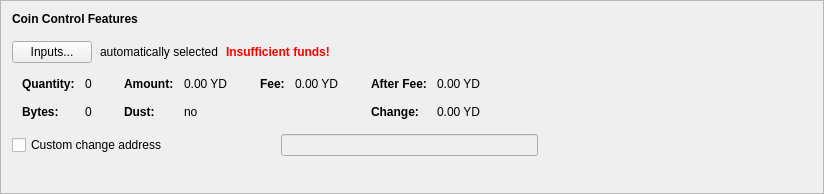
      <widget class="QFrame" name="frameCoinControl">
       <property name="sizePolicy">
        <sizepolicy hsizetype="Preferred" vsizetype="Fixed">
         <horstretch>0</horstretch>
         <verstretch>0</verstretch>
        </sizepolicy>
       </property>
       <property name="minimumSize">
        <size>
         <width>600</width>
         <height>194</height>
        </size>
       </property>
       <property name="frameShape">
        <enum>QFrame::StyledPanel</enum>
       </property>
       <property name="frameShadow">
        <enum>QFrame::Raised</enum>
       </property>
       <layout class="QVBoxLayout" name="verticalLayout_4">
        <item>
         <layout class="QVBoxLayout" name="verticalLayoutCoinControl" stretch="0,0,0,0,0">
          <property name="spacing">
           <number>0</number>
          </property>
          <property name="sizeConstraint">
           <enum>QLayout::SetDefaultConstraint</enum>
          </property>
          <property name="leftMargin">
           <number>0</number>
          </property>
          <property name="topMargin">
           <number>0</number>
          </property>
          <item>
           <layout class="QHBoxLayout" name="horizontalLayoutCoinControl1">
            <property name="bottomMargin">
             <number>15</number>
            </property>
            <item>
             <widget class="QLabel" name="labelCoinControlFeatures">
              <property name="sizePolicy">
               <sizepolicy hsizetype="Preferred" vsizetype="Maximum">
                <horstretch>0</horstretch>
                <verstretch>0</verstretch>
               </sizepolicy>
              </property>
              <property name="font">
               <font>
                <weight>75</weight>
                <bold>true</bold>
               </font>
              </property>
              <property name="styleSheet">
               <string notr="true">font-weight:bold;</string>
              </property>
              <property name="text">
               <string>Coin Control Features</string>
              </property>
             </widget>
            </item>
           </layout>
          </item>
          <item>
           <layout class="QHBoxLayout" name="horizontalLayoutCoinControl2" stretch="0,0,0,0">
            <property name="spacing">
             <number>8</number>
            </property>
            <property name="bottomMargin">
             <number>10</number>
            </property>
            <item>
             <widget class="QPushButton" name="pushButtonCoinControl">
              <property name="styleSheet">
               <string notr="true"/>
              </property>
              <property name="text">
               <string>Inputs...</string>
              </property>
              <property name="autoDefault">
               <bool>false</bool>
              </property>
             </widget>
            </item>
            <item>
             <widget class="QLabel" name="labelCoinControlAutomaticallySelected">
              <property name="text">
               <string>automatically selected</string>
              </property>
              <property name="margin">
               <number>5</number>
              </property>
             </widget>
            </item>
            <item>
             <widget class="QLabel" name="labelCoinControlInsuffFunds">
              <property name="font">
               <font>
                <weight>75</weight>
                <bold>true</bold>
               </font>
              </property>
              <property name="styleSheet">
               <string notr="true">color:red;font-weight:bold;</string>
              </property>
              <property name="text">
               <string>Insufficient funds!</string>
              </property>
              <property name="margin">
               <number>5</number>
              </property>
             </widget>
            </item>
            <item>
             <spacer name="horizontalSpacerCoinControl">
              <property name="orientation">
               <enum>Qt::Horizontal</enum>
              </property>
              <property name="sizeHint" stdset="0">
               <size>
                <width>40</width>
                <height>1</height>
               </size>
              </property>
             </spacer>
            </item>
           </layout>
          </item>
          <item>
           <widget class="QWidget" name="widgetCoinControl" native="true">
            <property name="sizePolicy">
             <sizepolicy hsizetype="Preferred" vsizetype="Preferred">
              <horstretch>0</horstretch>
              <verstretch>0</verstretch>
             </sizepolicy>
            </property>
            <property name="minimumSize">
             <size>
              <width>0</width>
              <height>0</height>
             </size>
            </property>
            <property name="styleSheet">
             <string notr="true"/>
            </property>
            <layout class="QHBoxLayout" name="horizontalLayoutCoinControl5">
             <property name="leftMargin">
              <number>0</number>
             </property>
             <property name="topMargin">
              <number>0</number>
             </property>
             <property name="rightMargin">
              <number>0</number>
             </property>
             <property name="bottomMargin">
              <number>0</number>
             </property>
             <item>
              <layout class="QHBoxLayout" name="horizontalLayoutCoinControl3" stretch="0,0,0,1">
               <property name="spacing">
                <number>20</number>
               </property>
               <property name="topMargin">
                <number>0</number>
               </property>
               <property name="bottomMargin">
                <number>10</number>
               </property>
               <item>
                <layout class="QFormLayout" name="formLayoutCoinControl1">
                 <property name="horizontalSpacing">
                  <number>10</number>
                 </property>
                 <property name="verticalSpacing">
                  <number>14</number>
                 </property>
                 <property name="leftMargin">
                  <number>10</number>
                 </property>
                 <property name="topMargin">
                  <number>4</number>
                 </property>
                 <property name="rightMargin">
                  <number>6</number>
                 </property>
                 <item row="0" column="0">
                  <widget class="QLabel" name="labelCoinControlQuantityText">
                   <property name="font">
                    <font>
                     <weight>75</weight>
                     <bold>true</bold>
                    </font>
                   </property>
                   <property name="text">
                    <string>Quantity:</string>
                   </property>
                   <property name="margin">
                    <number>0</number>
                   </property>
                  </widget>
                 </item>
                 <item row="0" column="1">
                  <widget class="QLabel" name="labelCoinControlQuantity">
                   <property name="cursor">
                    <cursorShape>IBeamCursor</cursorShape>
                   </property>
                   <property name="contextMenuPolicy">
                    <enum>Qt::ActionsContextMenu</enum>
                   </property>
                   <property name="text">
                    <string notr="true">0</string>
                   </property>
                   <property name="margin">
                    <number>0</number>
                   </property>
                   <property name="textInteractionFlags">
                    <set>Qt::LinksAccessibleByMouse|Qt::TextSelectableByKeyboard|Qt::TextSelectableByMouse</set>
                   </property>
                  </widget>
                 </item>
                 <item row="1" column="0">
                  <widget class="QLabel" name="labelCoinControlBytesText">
                   <property name="font">
                    <font>
                     <weight>75</weight>
                     <bold>true</bold>
                    </font>
                   </property>
                   <property name="text">
                    <string>Bytes:</string>
                   </property>
                  </widget>
                 </item>
                 <item row="1" column="1">
                  <widget class="QLabel" name="labelCoinControlBytes">
                   <property name="cursor">
                    <cursorShape>IBeamCursor</cursorShape>
                   </property>
                   <property name="contextMenuPolicy">
                    <enum>Qt::ActionsContextMenu</enum>
                   </property>
                   <property name="text">
                    <string notr="true">0</string>
                   </property>
                   <property name="textInteractionFlags">
                    <set>Qt::LinksAccessibleByMouse|Qt::TextSelectableByKeyboard|Qt::TextSelectableByMouse</set>
                   </property>
                  </widget>
                 </item>
                </layout>
               </item>
               <item>
                <layout class="QFormLayout" name="formLayoutCoinControl2">
                 <property name="horizontalSpacing">
                  <number>10</number>
                 </property>
                 <property name="verticalSpacing">
                  <number>14</number>
                 </property>
                 <property name="leftMargin">
                  <number>6</number>
                 </property>
                 <property name="topMargin">
                  <number>4</number>
                 </property>
                 <property name="rightMargin">
                  <number>6</number>
                 </property>
                 <item row="0" column="0">
                  <widget class="QLabel" name="labelCoinControlAmountText">
                   <property name="font">
                    <font>
                     <weight>75</weight>
                     <bold>true</bold>
                    </font>
                   </property>
                   <property name="text">
                    <string>Amount:</string>
                   </property>
                   <property name="margin">
                    <number>0</number>
                   </property>
                  </widget>
                 </item>
                 <item row="0" column="1">
                  <widget class="QLabel" name="labelCoinControlAmount">
                   <property name="cursor">
                    <cursorShape>IBeamCursor</cursorShape>
                   </property>
                   <property name="contextMenuPolicy">
                    <enum>Qt::ActionsContextMenu</enum>
                   </property>
                   <property name="text">
                    <string notr="true">0.00 YD</string>
                   </property>
                   <property name="textInteractionFlags">
                    <set>Qt::LinksAccessibleByMouse|Qt::TextSelectableByKeyboard|Qt::TextSelectableByMouse</set>
                   </property>
                  </widget>
                 </item>
                 <item row="1" column="0">
                  <widget class="QLabel" name="labelCoinControlLowOutputText">
                   <property name="font">
                    <font>
                     <weight>75</weight>
                     <bold>true</bold>
                    </font>
                   </property>
                   <property name="text">
                    <string>Dust:</string>
                   </property>
                  </widget>
                 </item>
                 <item row="1" column="1">
                  <widget class="QLabel" name="labelCoinControlLowOutput">
                   <property name="cursor">
                    <cursorShape>IBeamCursor</cursorShape>
                   </property>
                   <property name="contextMenuPolicy">
                    <enum>Qt::ActionsContextMenu</enum>
                   </property>
                   <property name="text">
                    <string notr="true">no</string>
                   </property>
                   <property name="textInteractionFlags">
                    <set>Qt::LinksAccessibleByMouse|Qt::TextSelectableByKeyboard|Qt::TextSelectableByMouse</set>
                   </property>
                  </widget>
                 </item>
                </layout>
               </item>
               <item>
                <layout class="QFormLayout" name="formLayoutCoinControl3">
                 <property name="horizontalSpacing">
                  <number>10</number>
                 </property>
                 <property name="verticalSpacing">
                  <number>14</number>
                 </property>
                 <property name="leftMargin">
                  <number>6</number>
                 </property>
                 <property name="topMargin">
                  <number>4</number>
                 </property>
                 <property name="rightMargin">
                  <number>6</number>
                 </property>
                 <item row="0" column="0">
                  <widget class="QLabel" name="labelCoinControlFeeText">
                   <property name="font">
                    <font>
                     <weight>75</weight>
                     <bold>true</bold>
                    </font>
                   </property>
                   <property name="text">
                    <string>Fee:</string>
                   </property>
                   <property name="margin">
                    <number>0</number>
                   </property>
                  </widget>
                 </item>
                 <item row="0" column="1">
                  <widget class="QLabel" name="labelCoinControlFee">
                   <property name="cursor">
                    <cursorShape>IBeamCursor</cursorShape>
                   </property>
                   <property name="contextMenuPolicy">
                    <enum>Qt::ActionsContextMenu</enum>
                   </property>
                   <property name="text">
                    <string notr="true">0.00 YD</string>
                   </property>
                   <property name="textInteractionFlags">
                    <set>Qt::LinksAccessibleByMouse|Qt::TextSelectableByKeyboard|Qt::TextSelectableByMouse</set>
                   </property>
                  </widget>
                 </item>
                </layout>
               </item>
               <item>
                <layout class="QFormLayout" name="formLayoutCoinControl4">
                 <property name="horizontalSpacing">
                  <number>10</number>
                 </property>
                 <property name="verticalSpacing">
                  <number>14</number>
                 </property>
                 <property name="leftMargin">
                  <number>6</number>
                 </property>
                 <property name="topMargin">
                  <number>4</number>
                 </property>
                 <property name="rightMargin">
                  <number>6</number>
                 </property>
                 <item row="0" column="0">
                  <widget class="QLabel" name="labelCoinControlAfterFeeText">
                   <property name="font">
                    <font>
                     <weight>75</weight>
                     <bold>true</bold>
                    </font>
                   </property>
                   <property name="text">
                    <string>After Fee:</string>
                   </property>
                   <property name="margin">
                    <number>0</number>
                   </property>
                  </widget>
                 </item>
                 <item row="0" column="1">
                  <widget class="QLabel" name="labelCoinControlAfterFee">
                   <property name="cursor">
                    <cursorShape>IBeamCursor</cursorShape>
                   </property>
                   <property name="contextMenuPolicy">
                    <enum>Qt::ActionsContextMenu</enum>
                   </property>
                   <property name="text">
                    <string notr="true">0.00 YD</string>
                   </property>
                   <property name="textInteractionFlags">
                    <set>Qt::LinksAccessibleByMouse|Qt::TextSelectableByKeyboard|Qt::TextSelectableByMouse</set>
                   </property>
                  </widget>
                 </item>
                 <item row="1" column="0">
                  <widget class="QLabel" name="labelCoinControlChangeText">
                   <property name="font">
                    <font>
                     <weight>75</weight>
                     <bold>true</bold>
                    </font>
                   </property>
                   <property name="text">
                    <string>Change:</string>
                   </property>
                  </widget>
                 </item>
                 <item row="1" column="1">
                  <widget class="QLabel" name="labelCoinControlChange">
                   <property name="cursor">
                    <cursorShape>IBeamCursor</cursorShape>
                   </property>
                   <property name="contextMenuPolicy">
                    <enum>Qt::ActionsContextMenu</enum>
                   </property>
                   <property name="text">
                    <string notr="true">0.00 YD</string>
                   </property>
                   <property name="textInteractionFlags">
                    <set>Qt::LinksAccessibleByMouse|Qt::TextSelectableByKeyboard|Qt::TextSelectableByMouse</set>
                   </property>
                  </widget>
                 </item>
                </layout>
               </item>
              </layout>
             </item>
            </layout>
           </widget>
          </item>
          <item>
           <layout class="QHBoxLayout" name="horizontalLayoutCoinControl4" stretch="0,0,0">
            <property name="spacing">
             <number>12</number>
            </property>
            <property name="sizeConstraint">
             <enum>QLayout::SetDefaultConstraint</enum>
            </property>
            <property name="topMargin">
             <number>5</number>
            </property>
            <property name="rightMargin">
             <number>5</number>
            </property>
            <item>
             <widget class="QCheckBox" name="checkBoxCoinControlChange">
              <property name="toolTip">
               <string>If this is activated, but the change address is empty or invalid, change will be sent to a newly generated address.</string>
              </property>
              <property name="text">
               <string>Custom change address</string>
              </property>
             </widget>
            </item>
            <item>
             <widget class="QValidatedLineEdit" name="lineEditCoinControlChange">
              <property name="enabled">
               <bool>false</bool>
              </property>
              <property name="sizePolicy">
               <sizepolicy hsizetype="Ignored" vsizetype="Fixed">
                <horstretch>0</horstretch>
                <verstretch>0</verstretch>
               </sizepolicy>
              </property>
             </widget>
            </item>
            <item>
             <widget class="QLabel" name="labelCoinControlChangeLabel">
              <property name="sizePolicy">
               <sizepolicy hsizetype="Preferred" vsizetype="Expanding">
                <horstretch>0</horstretch>
                <verstretch>0</verstretch>
               </sizepolicy>
              </property>
              <property name="minimumSize">
               <size>
                <width>0</width>
                <height>0</height>
               </size>
              </property>
              <property name="text">
               <string/>
              </property>
              <property name="margin">
               <number>3</number>
              </property>
             </widget>
            </item>
           </layout>
          </item>
          <item>
           <spacer name="verticalSpacerCoinControl">
            <property name="orientation">
             <enum>Qt::Vertical</enum>
            </property>
            <property name="sizeType">
             <enum>QSizePolicy::Expanding</enum>
            </property>
            <property name="sizeHint" stdset="0">
             <size>
              <width>800</width>
              <height>1</height>
             </size>
            </property>
           </spacer>
          </item>
         </layout>
        </item>
       </layout>
      </widget>
